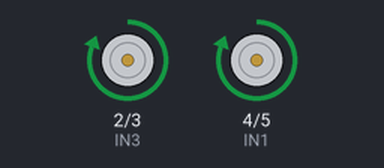
Recording of a sketch running on a simulated Arduino Uno, built with avr-gcc and run on an emulated ATmega328P. On the bench: motor-driver pin pairs drawn as motors (green arrow = first pin HIGH = forward, orange = second pin HIGH = backward, longer = more drive).

Above: at 2.05 s.
Timing chart, 0 to 7.8 s (numbered marks = the images above):
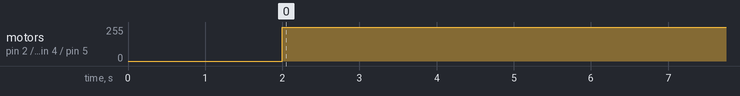

The sketch:

teste-de-motores_carrinho-sumo.ino
```cpp
//codigo para o carrinho sumo
//teste de motores do carrinho

//controlam os sentidos dos motores A
#define IN1  4
#define IN2  5

//controlam os sentidos dos motores B
#define IN3  2
#define IN4  3
void setup() {
  pinMode(IN1, OUTPUT);
  pinMode(IN2, OUTPUT);
  pinMode(IN3, OUTPUT);
  pinMode(IN4, OUTPUT);

  delay(2000);

  digitalWrite(IN1, LOW);
  digitalWrite(IN2, LOW);
  digitalWrite(IN3, LOW);
  digitalWrite(IN4, LOW);
}

void loop() {
  //fazendo isso ele vai para frente
  digitalWrite(IN1, HIGH);
  digitalWrite(IN2, LOW);
  digitalWrite(IN3, HIGH);
  digitalWrite(IN4, LOW);

  delay(5000);
  digitalWrite(IN1, LOW);
  digitalWrite(IN2, HIGH);
  digitalWrite(IN3, LOW);
  digitalWrite(IN4, HIGH);

  /*delay(5000);
  digitalWrite(IN1, HIGH);
  digitalWrite(IN2, LOW);
  digitalWrite(IN3, HIGH);
  digitalWrite(IN4, LOW);*/


}
```

funcionamento.c
```cpp
//Este arquivo será utilizado para a formação do codigo em C
```

Measured:
- by itself, motor on pin 2 (IN3) / pin 3 (IN4), motor on pin 4 (IN1) / pin 5 (IN2): stopped → forward 255/255 at 2.0 s
